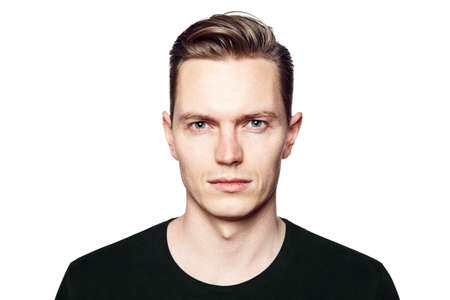
#> input picture Finding_eye_centres/Face.jpg, 450 x 300 px
$ python Find_eye_centres.py
#> lines starting #> are read from the running program, lines starting #| are printed output that depends on the picture; after the words box and inside, x2 and y2 are one past the last pixel; in counts of white or black regions, pixels touching at a corner belong together
#importing libraries
import cv2
import os
import matplotlib.pyplot as plt

# Loading the cascade files and also the cascade classifier
def obtaining_cascades():
#     Loading the cascade files
    face_path = os.path.dirname(cv2.data.haarcascades) + '\haarcascade_frontalface_alt2.xml'
    eyes_path = os.path.dirname(cv2.data.haarcascades) + '\haarcascade_eye_tree_eyeglasses.xml'
#     Loading the cascade classifier
    faceCascade = cv2.CascadeClassifier(face_path)
    eyeCascade = cv2.CascadeClassifier(eyes_path)
    return faceCascade, eyeCascade

#     Function for reading the image
def reading_image(Name):
#> called with Name = 'Face.jpg'
    image = cv2.imread(Name)
#> image is the input picture: shape (300, 450, 3); mean B, G, R 205.8, 209, 215.1
    return image

#     Function for displaying the image
def display_image(Image, name, title):
    cv2.imwrite(name, Image)
    plt.figure(figsize=(8, 6), dpi=80)
    plt.imshow(Image)
    plt.title(title)
#     plt.show()


#     Function for finding the faces
def find_faces(gray, faceCascade):
    faces = faceCascade.detectMultiScale(gray, scaleFactor=1.1, minNeighbors=5, minSize=(80, 80), flags=cv2.CASCADE_SCALE_IMAGE)
    return faces

#     Function for finding the eyes
def find_eyes(faceROI, eyeCascade):
    eyes = eyeCascade.detectMultiScale(faceROI)
    return eyes


#     Function for crosshair marking the eyecenters and obtaining their centers
def marking(Image_name):
    image = reading_image(Image_name)
    display_image(image, 'Face1.jpg', 'Original Image')
#     converting the image to grayscale
    gray = cv2.cvtColor(image, cv2.COLOR_BGR2GRAY)
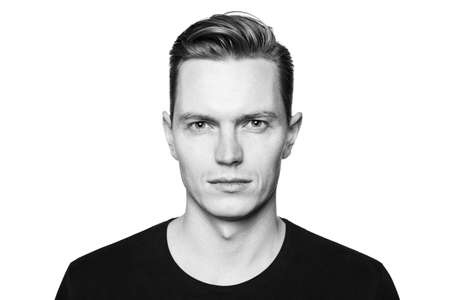
#> gray: shape (300, 450); min 0, max 255, mean 210.4

    faceCascade, eyeCascade  = obtaining_cascades()
#     Detects faces of different sizes in the input image. The detected faces are returned as a list of rectangles.
    faces = find_faces(gray, faceCascade)
#> in find_faces, `faces = faceCascade.detectMultiScale(gray, scaleFactor=1.1, minNeighbo..`: faces = [[159, 71, 142, 142]]
#> faces = [[159, 71, 142, 142]]

    for (x,y,w,h) in faces:
        counter = 0
        cv2.rectangle(image, (x, y), (x + w, y + h),(0,255,0), 2)
        faceROI = image[y:y+h,x:x+w]
#         Detects eyes of different sizes on the faces. The detected eyes are returned as a list of rectangles.
        eyes = find_eyes(faceROI, eyeCascade)
        for (x2, y2, w2, h2) in eyes:
            counter += 1
            if(counter%2 == 0):
                which_eye = 'Right'
            else:
                which_eye = 'Left'
#             Obtaining the center of the eyes.
            eye_center = (x + x2 + w2 // 2, y + y2 + h2 // 2)
#     Radius of the circle that needs to be marked in the center of the eye
            radius = int(round(6*0.25))
#     Crosshair marking at the center of the eyes
            image = cv2.circle(image, eye_center, radius, (0, 0, 255), 2)
            print('{} eye-centre coordinates: X:{}, Y:{}'.format(which_eye, (x + x2 + w2 // 2),(y + y2 + h2 // 2)))
        name = 'Image_'+str(counter)+'.jpg'
        display_image(image, name, 'Image After Eye-center Detection')
#> this loop made 1 pass
#> (x, y, w, h, eyes, name) on pass 1: (159, 71, 142, 142, [[25, 38, 31, 31], [82, 36, 31, 31]], 'Image_2.jpg')
#| Left eye-centre coordinates: X:199, Y:124
#| Right eye-centre coordinates: X:256, Y:122
#> pass 1, in marking, `faceROI = image[y:y+h,x:x+w]`:
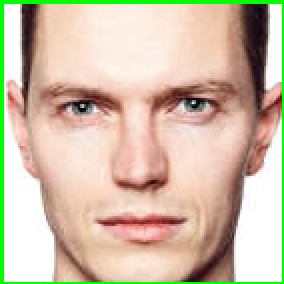
#> faceROI: shape (142, 142, 3) (shown 2 times larger); mean B, G, R 168.1, 191.1, 208.3
#> pass 1, in display_image (call 2), `cv2.imwrite(name, Image)`:
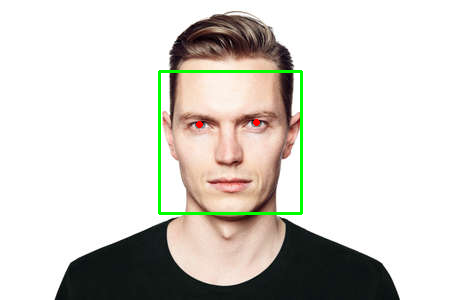
#> saved as Image_2.jpg: shape (300, 450, 3); mean B, G, R 203.2, 209.4, 212.3
#> after the loop:
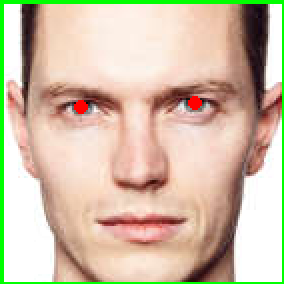
#> faceROI: shape (142, 142, 3) (shown 2 times larger); 0.37% of pixels changed, all inside (x1, y1, x2, y2) = (37, 48, 101, 57)


# Calling the Marking function
marking('Face.jpg')
